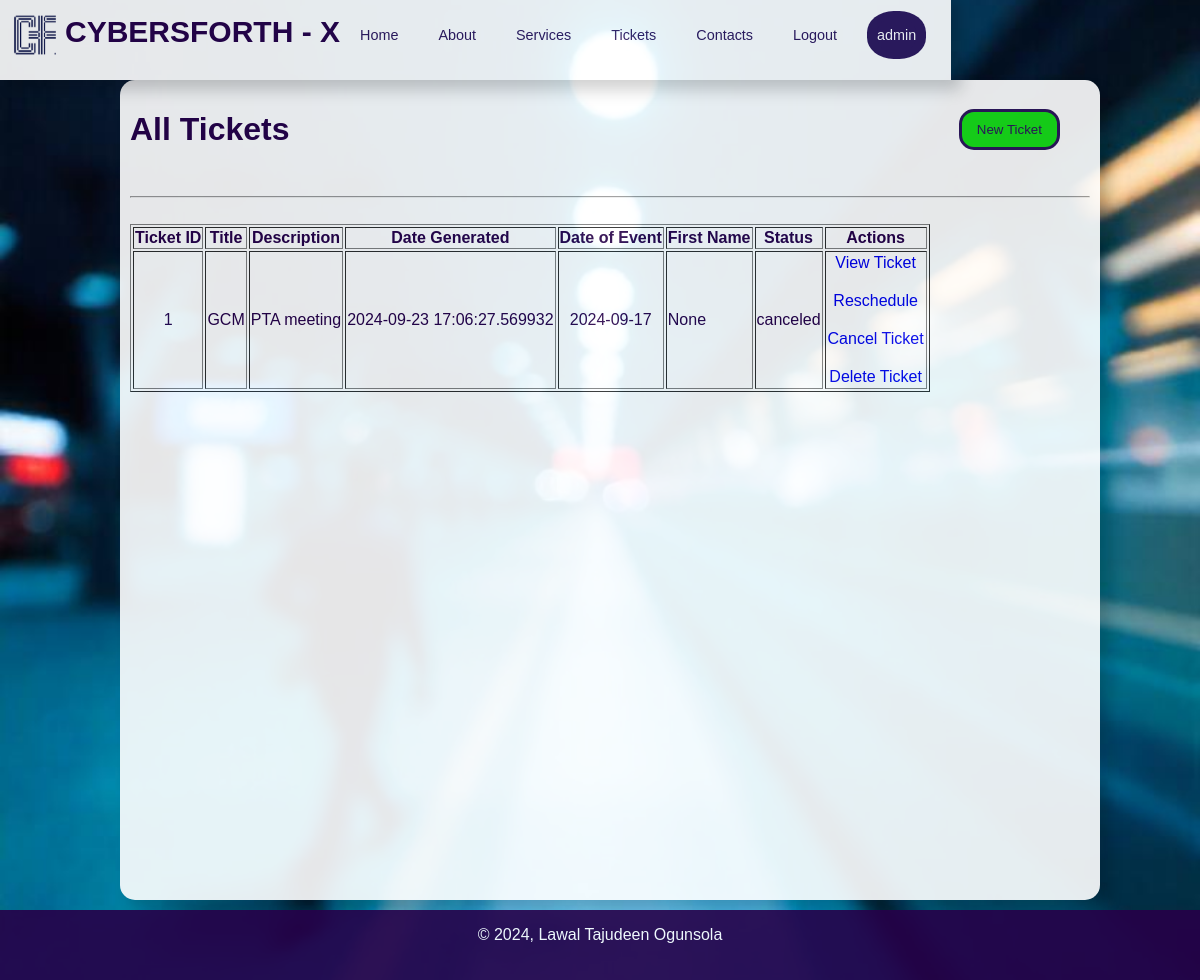
Before: /tickets (signed in) with the older database file.
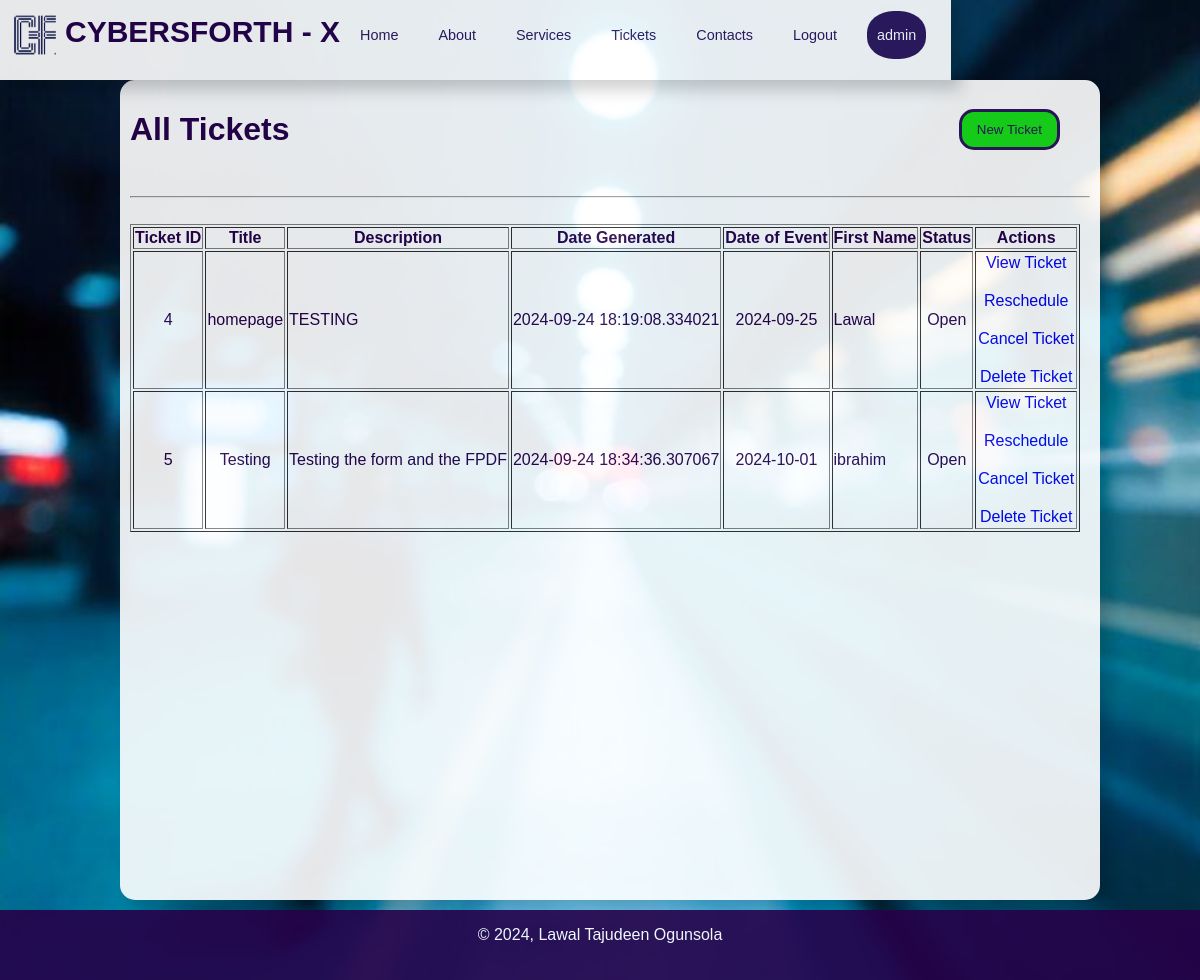
After: the same page with the newer database file.
### app/base_model.py (models this page shows, shortened)
class Ticket(db.Model, UserMixin):
    __tablename__ = 'tickets'
    '''details of ticket'''
    id = db.Column(db.Integer, primary_key=True)
    title = db.Column(db.String(100), nullable=False)
    description = db.Column(db.Text, nullable=False)
    '''details of client / customer'''
    client_first_name = db.Column(db.String(80),
                                  nullable=True)
    client_last_name = db.Column(db.String(80),
                                 nullable=True)
    client_middle_name = db.Column(db.String(80),
                                   nullable=True)
    client_email = db.Column(db.String(80),
                             unique=False,
                             nullable=True)
    client_phone_number = db.Column(db.String(20),
                                    unique=False,
                                    nullable=False,
                                    default='')
    '''Ticket details '''
    date = db.Column(db.DateTime,
                           nullable=False,
                           default=datetime.now(timezone.utc))
    event_date = db.Column(db.Date, nullable=False,
                           default=datetime.now(timezone.utc))
    status = db.Column(db.String(10), nullable=False, default='Open')
    user_id = db.Column(db.Integer, db.ForeignKey('users.id'))
    def update_status(self):
        current_time = datetime.now(timezone.utc)
        '''Ensuring that both dates are compared as datetime objects'''
        if self.status != 'canceled' and self.event_date:
            if isinstance(self.event_date, datetime):
                '''
                    If event_date includes time,
                    compare it directly with the current_time
                '''
                if self.event_date < current_time and self.status == 'open':
                    self.status = 'closed'
                    db.session.commit()
            else:
                if self.event_date < current_time.date() and self.status == 'open':
                    self.status = 'closed'
                    db.session.commit()

### app/routes.py (the view)
@routes.route('/tickets')
@login_required
def View_tickets():
    tickets = Ticket.query.filter_by(user_id=current_user.id).all()
    for ticket in tickets:
        ticket.update_status()
    db.session.commit()
    return render_template('view_tickets.html', tickets=tickets)

### app/__init__.py (called while the page is built)
def create_app():
    app = Flask(__name__,
                template_folder='../templates',
                static_folder='../static')
    '''database configuration'''
    app.config.from_object(Config)
    ''' initializing the app with extesions'''
    db.init_app(app)
    migrate.init_app(app, db)
    login_manager.init_app(app)
    bcrypt.init_app(app)
    '''
        register Blueprint
    '''
    from .routes import routes
    app.register_blueprint(routes)
    login_manager.init_app(app)
    login_manager.login_view = 'routes.Login'
    from .base_model import User
    @login_manager.user_loader
    def load_user(user_id):
        return User.query.get(int(user_id))
    return app

### templates/view_tickets.html
{% extends 'layout.html' %}
{% block header %}
<link rel='stylesheet' href="{{ url_for('static', filename='./css/view_tickets.css') }}" />
{% endblock header %}
{% block contents %}
<div class='sec-1'>
    <h1>All Tickets</h1>
    <a class='new_ticket' href="{{ url_for('routes.Create_ticket') }}"><button>New Ticket</button></a>
</div><br />
<hr /><br />
<table border="1">
    <thead>
        <tr>
            <th>Ticket ID</th>
            <th>Title</th>
            <th>Description</th>
            <th>Date Generated</th>
            <th>Date of Event</th>
            <th>First Name</th>
            <th>Status</th>
            <th>Actions</th>
        </tr>
    </thead>
    <tbody>
        {% for ticket in tickets %}
        <tr>
            <td class='ticket_align'>{{ ticket.id }}</td>
            <td class='ticket_align'>{{ ticket.title }}</td>
            <td>{{ ticket.description }}</td>
            <td class='ticket_align' >{{ ticket.date }}</td>
            <td class='ticket_align' >{{ ticket.event_date }}</td>
            <td>{{ ticket.client_first_name }}</td>
            <td class='ticket_align' >{{ ticket.status }}</td>
            <td>
                <a class='ticket_action' href="{{ url_for('routes.View_ticket', ticket_id=ticket.id) }}">View Ticket</a><br />
                <a class='ticket_action' href="{{ url_for('routes.Reschedule_ticket', ticket_id=ticket.id) }}" class="btn btn-warning">Reschedule</a>
                <br />
                <a class='ticket_action' href="{{ url_for('routes.Cancel_ticket', ticket_id=ticket.id) }}" class="btn btn-danger" onclick="return confirm('Are you sure you want to cancel this ticket?')">Cancel Ticket</a>
                <br />
                <a class='ticket_action ticket_delete_action' href="{{ url_for('routes.Delete_ticket', ticket_id=ticket.id) }}" class="btn btn-danger" onclick="return confirm('Are you sure you want to cancel this ticket?')">Delete Ticket</a>
            </td>
        </tr>
        {% endfor %}
    </tbody>
</table>
{% endblock contents %}

Changed rows visible on the page:
removed Ticket: id "1", title "GCM", description "PTA meeting", date "2024-09-23 17:06:27.569932", event_date "2024-09-17", client_first_name "None", status "canceled"
added Ticket: id "4", title "homepage", description "TESTING", date "2024-09-24 18:19:08.334021", event_date "2024-09-25", client_first_name "Lawal", status "Open"
added Ticket: id "5", title "Testing", description "Testing the form and the FPDF", date "2024-09-24 18:34:36.307067", event_date "2024-10-01", client_first_name "ibrahim", status "Open"
